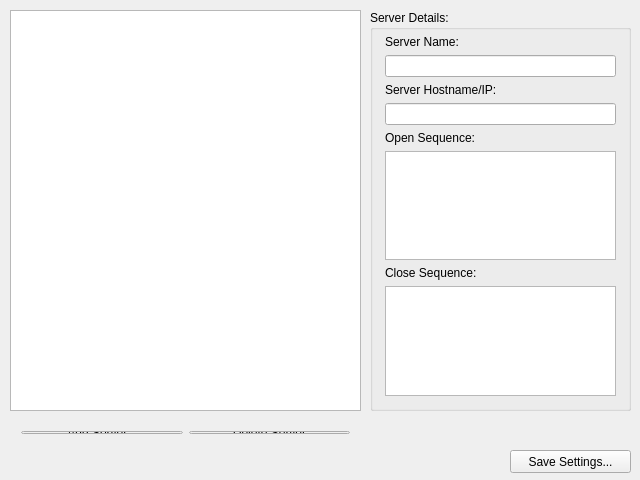
<?xml version="1.0" encoding="UTF-8"?>
<ui version="4.0">
 <class>BaseWindow</class>
 <widget class="QWidget" name="BaseWindow">
  <property name="geometry">
   <rect>
    <x>0</x>
    <y>0</y>
    <width>640</width>
    <height>480</height>
   </rect>
  </property>
  <property name="minimumSize">
   <size>
    <width>640</width>
    <height>480</height>
   </size>
  </property>
  <property name="maximumSize">
   <size>
    <width>640</width>
    <height>480</height>
   </size>
  </property>
  <property name="windowTitle">
   <string>BaseWindow</string>
  </property>
  <widget class="QGroupBox" name="grpDetails">
   <property name="geometry">
    <rect>
     <x>370</x>
     <y>10</y>
     <width>261</width>
     <height>401</height>
    </rect>
   </property>
   <property name="title">
    <string>Server Details:</string>
   </property>
   <property name="flat">
    <bool>false</bool>
   </property>
   <property name="checkable">
    <bool>false</bool>
   </property>
   <widget class="QWidget" name="verticalLayoutWidget">
    <property name="geometry">
     <rect>
      <x>10</x>
      <y>20</y>
      <width>241</width>
      <height>371</height>
     </rect>
    </property>
    <layout class="QVBoxLayout" name="vlayServerDetails">
     <property name="margin">
      <number>5</number>
     </property>
     <item>
      <widget class="QLabel" name="lblServerName">
       <property name="maximumSize">
        <size>
         <width>16777215</width>
         <height>24</height>
        </size>
       </property>
       <property name="text">
        <string>Server Name:</string>
       </property>
      </widget>
     </item>
     <item>
      <widget class="QLineEdit" name="txtServerName"/>
     </item>
     <item>
      <widget class="QLabel" name="lblServerHost">
       <property name="maximumSize">
        <size>
         <width>16777215</width>
         <height>32</height>
        </size>
       </property>
       <property name="text">
        <string>Server Hostname/IP:</string>
       </property>
      </widget>
     </item>
     <item>
      <widget class="QLineEdit" name="txtServerHost"/>
     </item>
     <item>
      <widget class="QLabel" name="lblOpenSequence">
       <property name="maximumSize">
        <size>
         <width>16777215</width>
         <height>32</height>
        </size>
       </property>
       <property name="text">
        <string>Open Sequence:</string>
       </property>
      </widget>
     </item>
     <item>
      <widget class="QPlainTextEdit" name="txtOpenSequence">
       <property name="tabChangesFocus">
        <bool>true</bool>
       </property>
      </widget>
     </item>
     <item>
      <widget class="QLabel" name="lblCloseSequence">
       <property name="text">
        <string>Close Sequence:</string>
       </property>
      </widget>
     </item>
     <item>
      <widget class="QPlainTextEdit" name="txtCloseSequence">
       <property name="tabChangesFocus">
        <bool>true</bool>
       </property>
      </widget>
     </item>
    </layout>
   </widget>
  </widget>
  <widget class="QListWidget" name="lstServers">
   <property name="geometry">
    <rect>
     <x>10</x>
     <y>10</y>
     <width>351</width>
     <height>401</height>
    </rect>
   </property>
  </widget>
  <widget class="QPushButton" name="btnSaveConfig">
   <property name="geometry">
    <rect>
     <x>510</x>
     <y>450</y>
     <width>121</width>
     <height>23</height>
    </rect>
   </property>
   <property name="text">
    <string>Save Settings...</string>
   </property>
  </widget>
  <widget class="QWidget" name="">
   <property name="geometry">
    <rect>
     <x>10</x>
     <y>420</y>
     <width>351</width>
     <height>25</height>
    </rect>
   </property>
   <layout class="QHBoxLayout" name="horizontalLayout">
    <item>
     <widget class="QPushButton" name="btnAddServer">
      <property name="text">
       <string>Add Server...</string>
      </property>
     </widget>
    </item>
    <item>
     <widget class="QPushButton" name="btnDelServer">
      <property name="text">
       <string>Delete Server</string>
      </property>
     </widget>
    </item>
   </layout>
  </widget>
 </widget>
 <layoutdefault spacing="6" margin="11"/>
 <resources/>
 <connections>
  <connection>
   <sender>btnAddServer</sender>
   <signal>clicked()</signal>
   <receiver>BaseWindow</receiver>
   <slot>newServer()</slot>
   <hints>
    <hint type="sourcelabel">
     <x>151</x>
     <y>440</y>
    </hint>
    <hint type="destinationlabel">
     <x>405</x>
     <y>450</y>
    </hint>
   </hints>
  </connection>
  <connection>
   <sender>btnDelServer</sender>
   <signal>clicked()</signal>
   <receiver>BaseWindow</receiver>
   <slot>delServer()</slot>
   <hints>
    <hint type="sourcelabel">
     <x>286</x>
     <y>436</y>
    </hint>
    <hint type="destinationlabel">
     <x>409</x>
     <y>423</y>
    </hint>
   </hints>
  </connection>
  <connection>
   <sender>lstServers</sender>
   <signal>currentItemChanged(QListWidgetItem*,QListWidgetItem*)</signal>
   <receiver>BaseWindow</receiver>
   <slot>editServer(QListWidgetItem*,QListWidgetItem*)</slot>
   <hints>
    <hint type="sourcelabel">
     <x>208</x>
     <y>150</y>
    </hint>
    <hint type="destinationlabel">
     <x>560</x>
     <y>427</y>
    </hint>
   </hints>
  </connection>
  <connection>
   <sender>txtServerName</sender>
   <signal>textChanged(QString)</signal>
   <receiver>BaseWindow</receiver>
   <slot>updateLiveServerName(QString)</slot>
   <hints>
    <hint type="sourcelabel">
     <x>458</x>
     <y>58</y>
    </hint>
    <hint type="destinationlabel">
     <x>370</x>
     <y>5</y>
    </hint>
   </hints>
  </connection>
 </connections>
 <slots>
  <slot>newServer()</slot>
  <slot>delServer()</slot>
  <slot>editServer(QListWidgetItem*,QListWidgetItem*)</slot>
  <slot>updateLiveServerName(QString)</slot>
 </slots>
</ui>
